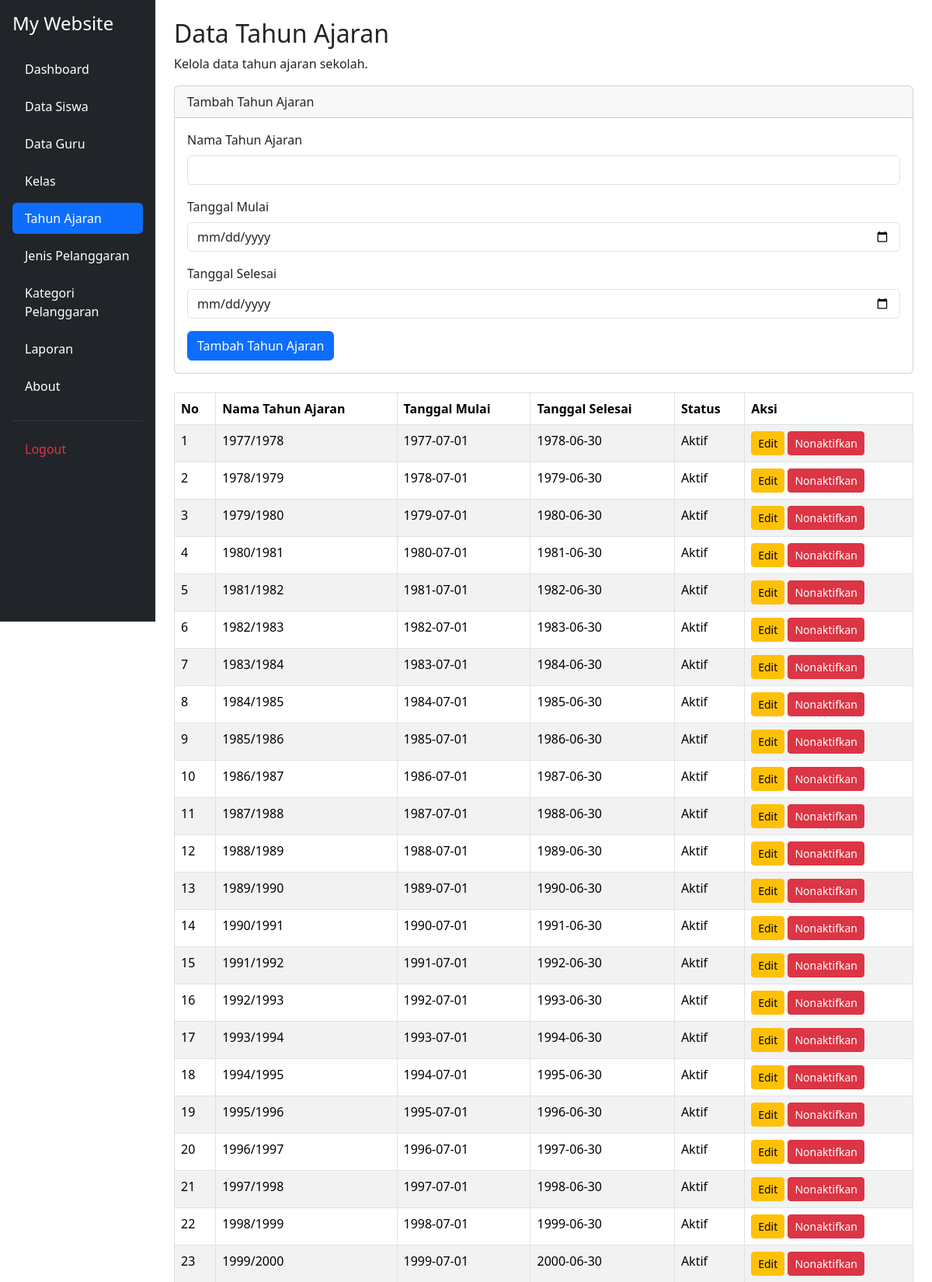
/tahun_ajaran.php (signed in, upper part), run on the app's committed database.
### tables this page shows
CREATE TABLE `t_tahun_ajaran` (
  `id` int(11) NOT NULL,
  `nama` varchar(20) NOT NULL,
  `tanggal_mulai` date NOT NULL,
  `tanggal_selesai` date NOT NULL,
  `status_aktif` tinyint(1) NOT NULL,
  `created_at` timestamp NOT NULL DEFAULT current_timestamp(),
  `updated_at` timestamp NOT NULL DEFAULT current_timestamp()
);

### tahun_ajaran.php (the view, shortened to what this page needs)
<?php
include 'config/koneksi.php';
$edit = null;
$hasil = mysqli_query(
    $koneksi,
    "SELECT * FROM t_tahun_ajaran ORDER BY id ASC"
);
?>
<!DOCTYPE html>
<html lang="id">
<head>
    <link href="https://cdn.jsdelivr.net/npm/bootstrap@5.3.3/dist/css/bootstrap.min.css"
          rel="stylesheet">
</head>
<body>
<div class="container-fluid">
    <div class="row">
        <?php include 'includes/sidebar.php'; ?>
<main class="col-md-9 col-lg-10 p-4 ms-md-auto">
            <h2>Data Tahun Ajaran</h2>
            <p>Kelola data tahun ajaran sekolah.</p>
            <div class="card mb-4">
                <div class="card-header">
                    <?php echo $edit ? 'Edit Tahun Ajaran' : 'Tambah Tahun Ajaran'; ?>
                </div>
                <div class="card-body">
                    <form method="POST" action="tahun_ajaran.php">
                        <div class="mb-3">
                            <label class="form-label">Nama Tahun Ajaran</label>
                            <input type="text" name="nama" class="form-control"
                                   maxlength="20" required
                                   value="<?php echo htmlspecialchars($edit['nama'] ?? ''); ?>">
                        </div>
                        <div class="mb-3">
                            <label class="form-label">Tanggal Mulai</label>
                            <input type="date" name="tanggal_mulai"
                                   class="form-control" required
                                   value="<?php echo htmlspecialchars($edit['tanggal_mulai'] ?? ''); ?>">
                        </div>
                        <div class="mb-3">
                            <label class="form-label">Tanggal Selesai</label>
                            <input type="date" name="tanggal_selesai"
                                   class="form-control" required
                                   value="<?php echo htmlspecialchars($edit['tanggal_selesai'] ?? ''); ?>">
                        </div>
                        <?php if ($edit) { ?>
                            <button type="submit" name="edit"
                                    class="btn btn-primary">Simpan Perubahan</button>
                            <a href="tahun_ajaran.php"
                               class="btn btn-secondary">Batal</a>
                        <?php } else { ?>
                            <button type="submit" name="tambah"
                                    class="btn btn-primary">Tambah Tahun Ajaran</button>
                        <?php } ?>
                    </form>
                </div>
            </div>
            <div class="table-responsive">
                <table class="table table-bordered table-striped">
                    <thead>
                        <tr>
                            <th>No</th>
                            <th>Nama Tahun Ajaran</th>
                            <th>Tanggal Mulai</th>
                            <th>Tanggal Selesai</th>
                            <th>Status</th>
                            <th>Aksi</th>
                        </tr>
                    </thead>
                    <tbody>
                        <?php
                        $no = 1;
                        while ($data = mysqli_fetch_assoc($hasil)) {
                        ?>
                        <tr>
                            <td><?php echo $no++; ?></td>
                            <td>
                                <?php echo htmlspecialchars($data['nama']); ?>
                            </td>
                            <td>
                                <?php echo htmlspecialchars($data['tanggal_mulai']); ?>
                            </td>
                            <td>
                                <?php echo htmlspecialchars($data['tanggal_selesai']); ?>
                            </td>
                            <td>
                                <?php
                                echo $data['status_aktif'] == 1
                                    ? 'Aktif'
                                    : 'Tidak Aktif';
                                ?>
                            </td>
                            <td>
                                <a href="tahun_ajaran.php?edit=<?php echo (int) $data['id']; ?>"
                                   class="btn btn-warning btn-sm">Edit</a>
                                <?php if ($data['status_aktif'] == 1) { ?>
                                    <form method="POST" action="tahun_ajaran.php"
                                          class="d-inline">
                                        <button type="submit" name="nonaktifkan"
                                                class="btn btn-danger btn-sm">
                                            Nonaktifkan
                                        </button>
                                    </form>
                                <?php } ?>
                            </td>
                        </tr>
                        <?php } ?>
                    </tbody>
                </table>
            </div>
        </main>
    </div>
</div>
</body>
</html>

### data on the page
t_tahun_ajaran: nama "1977/1978", tanggal_mulai "1977-07-01", tanggal_selesai "1978-06-30", status_aktif "Aktif"
t_tahun_ajaran: nama "1978/1979", tanggal_mulai "1978-07-01", tanggal_selesai "1979-06-30", status_aktif "Aktif"
t_tahun_ajaran: nama "1979/1980", tanggal_mulai "1979-07-01", tanggal_selesai "1980-06-30", status_aktif "Aktif"
t_tahun_ajaran: nama "1980/1981", tanggal_mulai "1980-07-01", tanggal_selesai "1981-06-30", status_aktif "Aktif"
t_tahun_ajaran: nama "1981/1982", tanggal_mulai "1981-07-01", tanggal_selesai "1982-06-30", status_aktif "Aktif"
t_tahun_ajaran: nama "1982/1983", tanggal_mulai "1982-07-01", tanggal_selesai "1983-06-30", status_aktif "Aktif"
t_tahun_ajaran: nama "1983/1984", tanggal_mulai "1983-07-01", tanggal_selesai "1984-06-30", status_aktif "Aktif"
t_tahun_ajaran: nama "1984/1985", tanggal_mulai "1984-07-01", tanggal_selesai "1985-06-30", status_aktif "Aktif"
t_tahun_ajaran: nama "1985/1986", tanggal_mulai "1985-07-01", tanggal_selesai "1986-06-30", status_aktif "Aktif"
t_tahun_ajaran: nama "1986/1987", tanggal_mulai "1986-07-01", tanggal_selesai "1987-06-30", status_aktif "Aktif"
t_tahun_ajaran: nama "1987/1988", tanggal_mulai "1987-07-01", tanggal_selesai "1988-06-30", status_aktif "Aktif"
t_tahun_ajaran: nama "1988/1989", tanggal_mulai "1988-07-01", tanggal_selesai "1989-06-30", status_aktif "Aktif"
t_tahun_ajaran: nama "1989/1990", tanggal_mulai "1989-07-01", tanggal_selesai "1990-06-30", status_aktif "Aktif"
t_tahun_ajaran: nama "1990/1991", tanggal_mulai "1990-07-01", tanggal_selesai "1991-06-30", status_aktif "Aktif"
t_tahun_ajaran: nama "1991/1992", tanggal_mulai "1991-07-01", tanggal_selesai "1992-06-30", status_aktif "Aktif"
t_tahun_ajaran: nama "1992/1993", tanggal_mulai "1992-07-01", tanggal_selesai "1993-06-30", status_aktif "Aktif"
t_tahun_ajaran: nama "1993/1994", tanggal_mulai "1993-07-01", tanggal_selesai "1994-06-30", status_aktif "Aktif"
t_tahun_ajaran: nama "1994/1995", tanggal_mulai "1994-07-01", tanggal_selesai "1995-06-30", status_aktif "Aktif"
t_tahun_ajaran: nama "1995/1996", tanggal_mulai "1995-07-01", tanggal_selesai "1996-06-30", status_aktif "Aktif"
t_tahun_ajaran: nama "1996/1997", tanggal_mulai "1996-07-01", tanggal_selesai "1997-06-30", status_aktif "Aktif"
t_tahun_ajaran: nama "1997/1998", tanggal_mulai "1997-07-01", tanggal_selesai "1998-06-30", status_aktif "Aktif"
t_tahun_ajaran: nama "1998/1999", tanggal_mulai "1998-07-01", tanggal_selesai "1999-06-30", status_aktif "Aktif"
t_tahun_ajaran: nama "1999/2000", tanggal_mulai "1999-07-01", tanggal_selesai "2000-06-30", status_aktif "Aktif"
